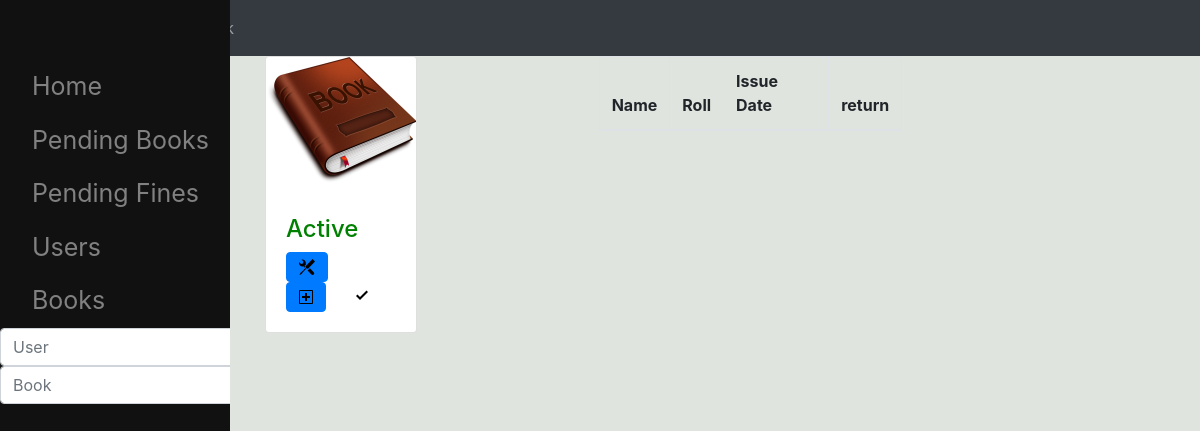
Page /book/654321 on the earlier database version.
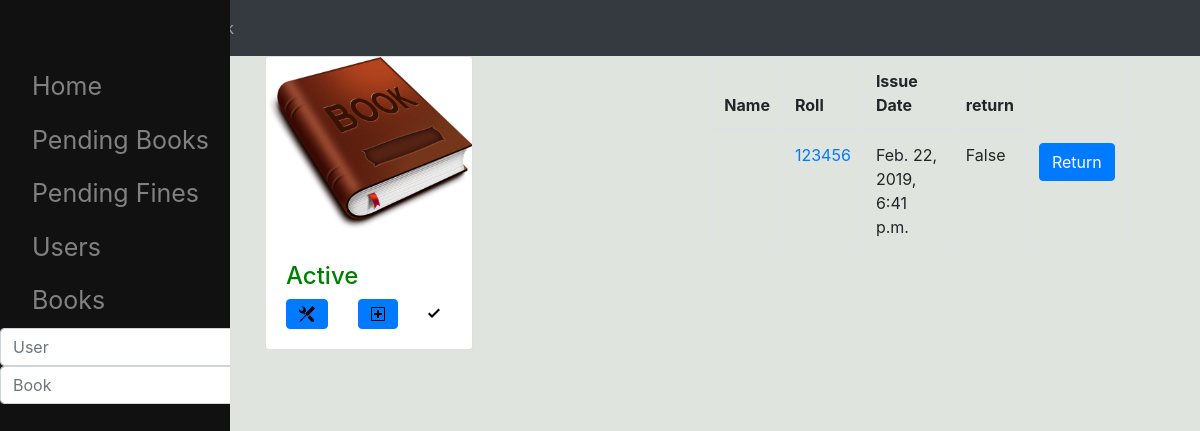
Same page on the later database version.
### lm/models.py (models this page shows, shortened)
class Issue(models.Model):
    user = models.ForeignKey(Student,on_delete=models.CASCADE,null=True)
    book = models.ForeignKey(Book,on_delete=models.CASCADE,null=True,)
    issue_time = models.DateTimeField(auto_now_add=True,blank=True,editable=True)
    is_returned = models.BooleanField(default=False,editable=True)
    return_time = models.DateTimeField(auto_now_add=False,blank=True,editable=True,null=True)
    paid = models.BooleanField(default=False,editable=True)
    is_late = models.BooleanField(default=True,editable=True)
    mailSend = models.BooleanField(default=False)

class Student(models.Model):
    name = models.CharField(max_length=30,default=' ',editable=True)
    roll = models.IntegerField(editable=True,primary_key=True)
    image_path = models.ImageField(default='../static/lm/anon.png',editable=True)
    email = models.EmailField(blank=True,editable=True)
    payable_amount = models.IntegerField(default=0,editable=True)
    is_student = models.BooleanField(default=True,editable=True)
    is_active = models.BooleanField(default=True,null=False,editable=True)
    exist = models.BooleanField(default=True)
    bookCount = models.IntegerField(default=0)

### lm/views.py (the view)
# urls.py: path('book/<int:pk>', views.BookDetail, name='book'),
def BookDetail(request,pk,context={}):
    try:
        b=get_object_or_404(Book,pk=pk)
    except Http404:
        return HttpResponse(render(request, 'lm/error.html', context={'error': 'Book does not exist'}))
    else:
        context['book'] = b
        return HttpResponse(render(request,'lm/bookDetail.html',context))

### lm/templates/lm/bookDetail.html (shortened to what this page needs)
{% extends 'lm/base.html' %}
{% block body %}
<div class="row">
<df class="col">
    {% include 'lm/bookCard.html' %}
    <div class="col">
<table class="table table-bordered">
    <thead>
      <tr>
        <th>Name</th>
        <th>Roll</th>
        <th>Issue Date</th>
        <th>return</th>
      </tr>
    </thead>
     <tbody id="myTable" >
     {% for issue in book.issue_set.all %}
{% if not issue.is_returned %}
      <tr>
          <td>{{issue.user.name }}</td>
          <td><a href="{% url 'lm:user' issue.user.pk %}" >{{issue.user.roll }}</a></td>
          <td>{{issue.issue_time }}</td>
        <td>{{ issue.is_returned }}</td>
        <td><a href="{% url 'lm:return' issue.pk %}" class="btn btn-primary">Return</a></td>
      </tr>
     {% endif %}
{% endfor %}
     </tbody>
</table>
    </div>
</div>
{% endblock %}

### lm/templates/lm/base.html (shortened to what this page needs)
<!DOCTYPE html>
<html lang="en">
<head>
  <link rel="stylesheet" href="https://maxcdn.bootstrapcdn.com/bootstrap/4.2.1/css/bootstrap.min.css">
</head>
<body style="color:#1c252d;background-color: #dfe4df;" >
<div class="col">
    <div class="row" style="display: block;">
        <nav  class="navbar navbar-expand-md bg-dark navbar-dark fixed" >
  <a class="navbar-brand" href="#">Navbar</a>
  <div class="collapse navbar-collapse" id="collapsibleNavbar">
    <ul class="navbar-nav">
      <li class="nav-item">
        <a class="nav-link" href="#">Link</a>
      </li>
      <li class="nav-item">
        <a class="nav-link" href="#">Link</a>
      </li>
      <li class="nav-item">
        <a class="nav-link" href="#">Link</a>
      </li>
    </ul>
  </div>
</nav>
    </div>
<div class="row">
<div class="row">
    <div class="col">
        <div id="mySidenav" style="width : 230px" class="sidenav">
  <a href="{% url 'lm:index' %}">Home</a>
  <a href="{% url 'lm:pendingbooks' %}">Pending Books</a>
  <a href="{% url 'lm:pendingfines' %}">Pending Fines</a>
  <a href="{% url 'lm:alluser' %}">Users</a>
  <a href="{% url 'lm:allbook' %}">Books</a>
    <form class="form-inline" action="{% url 'lm:searchuser' %}"  method="POST" >
    <input class="form-control mr-sm-2" type="number" name="user" placeholder="User">
  </form>
              <form class="form-inline" action="{% url 'lm:searchbook' %}"  method="POST" >
    <input class="form-control mr-sm-2" type="number" name="book" placeholder="Book">
  </form>
</div>
    </div>
    <main class="" style="margin-left:250px" >
         {% block body %}{% endblock %}
</div>
</div>
</body>
</html>

### lm/templates/lm/bookCard.html (shortened to what this page needs)
{% load static %}
    <div class="card" style="width:50%;">
  <img class="card-img-top" src="../static/lm/singlebook.png" alt="Card image" style="width:100%;margin-bottom:2">
  <div class="card-body">
    {% if book.active %}
      <h4 style="color:green" >Active</h4>
      {% else %}
      <h4 style="color:red" >DeActivated</h4>
      {% endif %}
            <div class="row">
  <div class="col" data-toggle="modal" data-target="#edit">
    <img class="btn btn-primary" src="{% static 'svg/tools.svg' %}">
  </div>
</div>
{% if book.active  %}
  <div class="col" data-toggle="modal" data-target="#addb">
    <img class="btn btn-primary" src="{% static 'svg/diff-added.svg' %}">
  </div>
      {% endif %}
                <div class="col" >
    {% if book.active %} <img src="{% static 'svg/check.svg' %}">
      {% else %}  <img src="{% static 'svg/circle-slash.svg' %}">
      {% endif %}
 </div>
</div>
  </div>
    </div>

### lm/templates/lm/base.html (style rules this page uses)
.sidenav { height: 100%; width: 0; position: fixed; z-index: 1; top: 0; left: 0; background-color: #111; overflow-x: hidden; transition: 0.5s; padding-top: 60px; }
.sidenav a { padding: 8px 8px 8px 32px; text-decoration: none; font-size: 25px; color: #818181; display: block; transition: 0.3s; }

Differences in the rows shown:
added Issue: user.roll "123456", issue_time "Feb. 22, 2019, 6:41 p.m.", is_returned "False"
